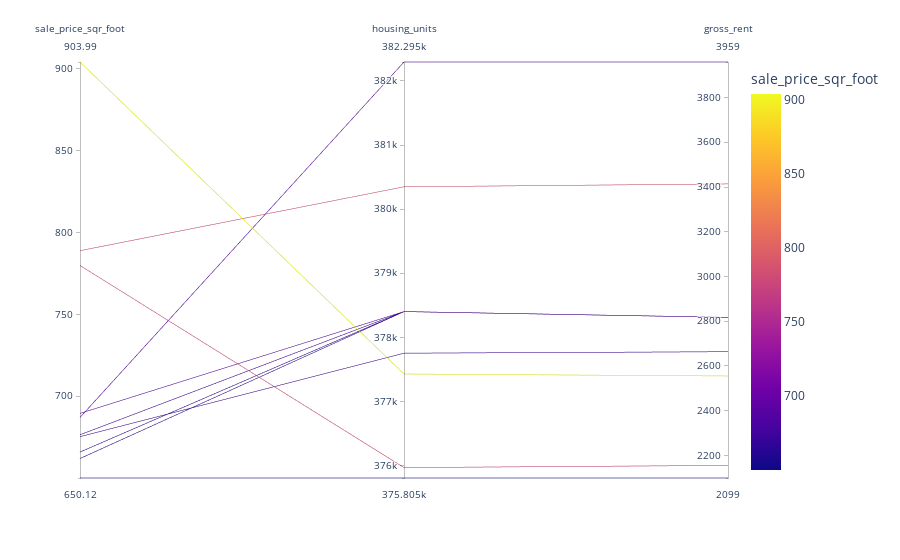

The notebook cell this image was saved under:
### Markdown cell above
## Parallel Coordinates and Parallel Categories Analysis

In this section, you will use plotly express to create parallel coordinates and parallel categories visualizations so that investors can interactively filter and explore various factors related to the sales price of the neighborhoods. 

Using the DataFrame of Average values per neighborhood (calculated above), create the following visualizations:
1. Create a Parallel Coordinates Plot
2. Create a Parallel Categories Plot

### Code cell
# Parallel Coordinates Plot
# it took a long time to sort out that this parallel thing needed the index to be separated...
sf_top10_data.reset_index(inplace=True)
px.parallel_coordinates(sf_top10_data,color="sale_price_sqr_foot")

### Figure 1 — Plotly figure (JSON) as saved in the notebook; plotly's stock layout.template omitted (floating-point values rounded to 4 significant figures)
{"data": [{"dimensions": [{"label": "sale_price_sqr_foot", "values": [904.0, 788.8, 779.8, 689.6, 687.1, 676.5, 675.4, 666.0, 662.0, 650.1]}, {"label": "housing_units", "values": [377400.0, 380348, 376000.0, 378401, 382295, 378401, 377752, 378401, 378401, 375805]}, {"label": "gross_rent", "values": [2555.0, 3414, 2155.0, 2817.0, 3959, 2817.0, 2664.0, 2817.0, 2817.0, 2099]}], "domain": {"x": [0, 1], "y": [0, 1]}, "line": {"color": [904.0, 788.8, 779.8, 689.6, 687.1, 676.5, 675.4, 666.0, 662.0, 650.1], "coloraxis": "coloraxis"}, "name": "", "type": "parcoords"}], "layout": {"autosize": true, "coloraxis": {"colorbar": {"title": {"text": "sale_price_sqr_foot"}}, "colorscale": [[0, "#0d0887"], [0.1111, "#46039f"], [0.2222, "#7201a8"], [0.3333, "#9c179e"], [0.4444, "#bd3786"], [0.5556, "#d8576b"], [0.6667, "#ed7953"], [0.7778, "#fb9f3a"], [0.8889, "#fdca26"], [1, "#f0f921"]]}, "legend": {"tracegroupgap": 0}, "margin": {"t": 60}}}
